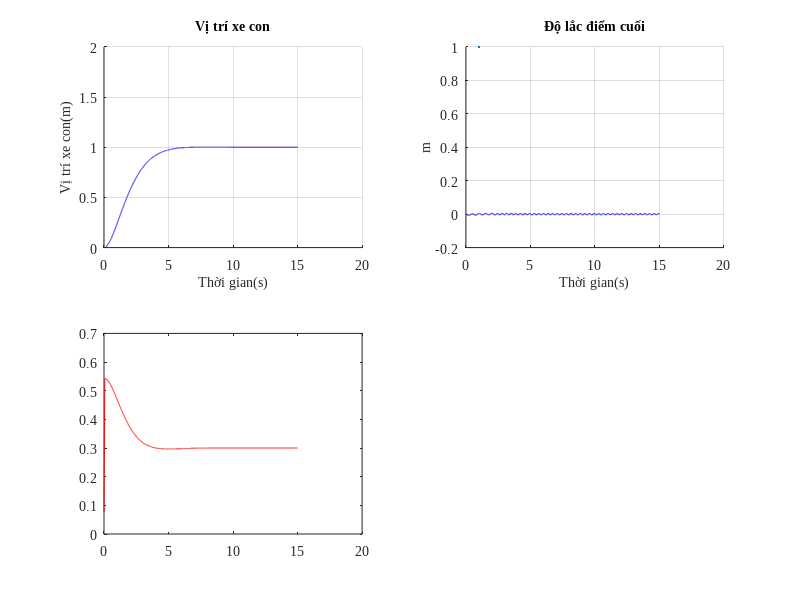

This figure's MATLAB source: (Note: this script raises an error after producing the figure.)
clc; clear; close all;
%%%%%%%%%%%%%%%%%%%%%%%%%%%%%%%%%%%%%%
pA=0.297; EI=0.754; g=9.81;
mw=13.1; mh=0.86; L = 0.63;
%%%%%%%%%%%%%%%%%%%%%%%%%%%%%%%%%%%%%%
% Chọn n,r, thời gian mô phỏng
tmax=15;
n=9;r=14000;
%%%%%%%%%%%%%%%%%%%%%%%%%%%%%%%%%%%%%%
% Chọn bộ điều khiển + SP 
% sp1=1;sp2=0.2;
sp1=1;sp2=0.3;
flag = 1;
w_change=0;
l_change=0;
%%%%%%%%%%%%%%%%%%%%%%%%%%%%%%%%%%%%%%
%%%%%%%%%%%%%%%%%%%%%%%%%%%%%%%%%%%%%%
% BIẾN CHO ĐIỀU KHIỂN BOUNDARY
d11=zeros(1,r+1);d21=zeros(1,r+1);d31=zeros(1,r+1);
dF1=zeros(1,r+1);a4=zeros(1,r+1);a1=zeros(1,r+1);
u1=zeros(1,r+1);a2=zeros(1,r+1);
v1=zeros(1,r+1);
U1=zeros(1,r+1);
% BIẾN CHO ĐIỀU KHIỂN INPUT CONS
p1=zeros(1,r);
Fc1=zeros(1,r);
%%%%%%%%%%%%%%%%%%%%%%%%%%%%%%%%%%%%%%

%%%%%%%%%%%%%%%%%%%%%%%%%%%%%%%%%%%%%%
dt=tmax/(r-1);
ds=L/(n-1); 
e=zeros(1,r);
F1=zeros(1,r);
h=zeros(1,r);h(1:3)=ds;
w3=zeros(1,r);
F2=zeros(1,r);
l=2; %% vị trí ban đầu của xe nâng
w=zeros(n,r);

mk=zeros(1,r);mk(:)=0.04;

L=zeros(1,r);L(:)=0.63;

z1=zeros(1,r);
ds=zeros(1,r);ds(:)=0.7/(n-1);
if w_change == 1 
mk(1:round(r/3))=0.04;
mk(round(r/3):round(2*r/3))=2;
mk(round(2*r/3):r)=5;
end 
if l_change == 1 
L= zeros(1,r);
L(1:round(r/3))=0.7;
ds(1:round(r/3))=0.7/n;
L(round(r/3):round(2*r/3))=0.8;
ds(round(r/3):round(2*r/3))=0.8/n;
L(round(2*r/3):r)=1;
ds(round(2*r/3):r)=1/n;
end
%%%%%%%%%%%%%%%%%%%%%%%%%%%%%%%%%%%%%%%%%%%%%%%%%%%%%%%%%%%%%%%%%%%%%%
%                       MÔ PHỎNG
for j =3:r-1
wsss0=(w(3,j)-2*w(2,j)+w(1,j))/(2*ds(j)^3);
 w(1,j+1)=(F1(j+1)-EI*wsss0)*(dt^2/mw)+2*w(1,j)-w(1,j-1);
 % w(1,j+1)=(F1(j+1)-EI*wsss0+2*sin(j*pi/4))*(dt^2/mw)+2*w(1,j)-w(1,j-1);

for i=3:n-2
S2=(-EI*dt^2)/(ds(j)^4*pA);
S21=(-EI*dt^2)/ds(j)^3*mh;
c=0.11;
C=-c*dt^2*(w(i,j)-w(i,j-1))/dt;
wssss=w(i+2,j)-4*w(i+1,j)+6*w(i,j)-4*w(i-1,j)+w(i-2,j);
ddtx3=(w3(j)-2*w3(j-1)+w3(j-2))/(dt^2);
dyx2=(w(l+1,j-1)-w(l-1,j-1))/2*ds(j);
h(j+1)=(F2(j+1)-mh*g-mh*ddtx3*dyx2)*dt^2/mh+2*h(j)-h(j-1);
if h(j+1)<ds(j)
    l=2;
    h(j+1)=ds(j);
end
if h(j+1)>L(j)-ds(j)
    l=n-1;
    h(j+1)=L(j)-ds(j);
end
if h(j+1)> ds(j) && h(j+1)<L(j+1)-ds(j)
    l= ceil(h(j+1)/ds(j));
end
if i == l && l > 2 
w(i,j+1) =S21*wssss+C+2*w(i,j)-w(i,j-1);
w3(j+1)=w(i,j+1)-w(1,j+1);
end
if i ~= l && l >2 
w(i,j+1)=S2*wssss+C+2*w(i,j)-w(i,j-1);
w3(j+1)=w(i,j+1)-w(1,j+1);
end
if l==2
w(i,j+1)=S2*wssss+C+2*w(i,j)-w(i,j-1);
w3(j+1)=0;
end
 S3=(EI*(dt^2))/(mk(j)*2*ds(j)^3);
 w(2,j+1)=w(1,j+1);
 wsssl=(-2*w(n,j)+3*w(n-1,j)-w(n-2,j));
 w(n,j+1)=2*w(n,j)-w(n,j-1)+S3*wsssl;
 w(n-1,j+1)=(w(n,j+1)+w(n-2,j+1))/2;
%%%%%%%%%%%%%%%%%%%%%%%%%%%%%%%%%%%%%%%%%%%%%%%%%%%%%%%%%%%%%%%%%%%%%%%%%%
%%%%%%%%%%%%%%%%%%%%%%%%%%%%%%%%%%%%%%%%%%%%%%%%%%%%%%%%%%%%%%%%%%%%%%%%%%
%%%%%%%%%%%%%%%%%%%%%%%%%%%%%%%%%%%%%%%%%%%%%%%%%%%%%%%%%%%%%%%%%%%%                              
%%%%%%%%%%%%%%%%%%%%%%%%%%%%%%%%%%%%%%%%%%%%%%%%%%%%%%%%%%%%%%%%%%%
% flag =0 = check 
% flag = 1 = robust -PD
% flag = 2 = barrier
if flag == 0
F1(1:r) = 10;
F2(1:r) = 9;
check2= zeros(1,r);
end
%%%%%%%%%%%%%%%%%%%%%%%%%%%%%%%%%%%%%%%%%%%%%%%%%%%%%%%%%%%%%%%%%%%%                              
if flag == 1 
%ROBUST-PD
%thông số robust - PD
k1=10;kx=20;kn=1.5;
%%%%%%%%%%%%%%%%%%%%%%%%%%%%%%%%%%%%%%%%%%%%%%%%%%%%%%%%%%%%%%%%%%%%%%  
% e(j+1)=(w(1,j+1)-w(1,j));
% de=(e(j+1)-e(j))/dt;
dx1=(w(1,j+1)-w(1,j))/dt;
F1(j+2)=-k1*(w(1,j+1)-sp1)-kx*dx1;
% if F1(j+2)>50
%     F1(j+2)=50;
% end
% if F1(j+2)<-5
%     F1(j+2)=-50;
% end
S2=(w(l+1,j+1)-2*w(l,j+1)+w(l-1,j+1))/(ds(j)^3);
dx2=(w(l+1,j+1)-w(l-1,j+1))/2*ds(j);
dtx2=(h(j+1)-h(j))/dt;
F2(j+2)=mh*g+EI*S2*dx2-(h(j+1)-sp2)-kn*dtx2;
end
%%%%%%%%%%%%%%%%%%%%%%%%%%%%%%%%%%%%%%%%%%%%%%%%%%%%%%%%%%%%%%%%%%%%                              
if flag == 2    
% barrier
% thông số 
k1=20;kmax=0.004;k2=0.01;k3=30;k0=10;kc=0.001;kn=1.5;
z=w(l,j+1);
%%%%%%%%%%%%%%%%%%%%%%%%%%%%%%%%%%%%%%%%%%%%%%%%%%%%%%%%%%%%%%%%%%%
dwl=(w(1,j+1)-w(1,j))/dt;
S1=kc/((kmax^2-z^2)*2.3)+k2;
F1(j+2)=-k1*(w(1,j+1)-sp1)-k3*dwl-S1*kmax*k0*dwl-S1*kmax;

S2=(w(l+1,j+1)-2*w(l,j+1)+w(l-1,j+1))/(ds(j)^3);
dx2=(w(l+1,j+1)-w(l-1,j+1))/2*ds(j);
dtx2=(h(j+1)-h(j))/dt;
F2(j+2)=mh*g+EI*S2*dx2-(h(j+1)-sp2)-kn*dtx2;

end
if flag == 3
% PD 
% thông số
ki1 = 1; kd1 = 10 ;
ki2 = 0; kd2 = 0;
e(j+1)=(sp1-w(1,j+1));
de=(e(j+1)-e(j))/dt;
F1(j+2)= ki1*(sp1-w(1,j+1)) + kd1*de;


end
if flag ==4
 % thong so 
 a1=1;k1=25;k2=15;kn=1.5;

 % disturbance observer
dwl=(w(1,j+1)-w(1,j))/dt;
dz1=-a1*(F1(j+1)-EI*wsss0)-a1*(z1(j+1)+a1*mw*dwl);
z1(j+2)=dz1*dt+z1(j+1);
d1e = z1(j+2)+a1*mw*dwl;
F1(j+2)=-k1*dwl-d1e-k2*(w(1,j+1)-sp1);

S2=(w(l+1,j+1)-2*w(l,j+1)+w(l-1,j+1))/(ds(j)^3);
dx2=(w(l+1,j+1)-w(l-1,j+1))/2*ds(j);
dtx2=(h(j+1)-h(j))/dt;
F2(j+2)=mh*g+EI*S2*dx2-(h(j+1)-sp2)-kn*dtx2;

end
% if flag == 5
% %%%%%%%%%%%%%%%%%%%%%%%%%%%%%%%%%%%%%%%%%%
% um=1;vm=25;beta=1;
% c1=1;c7=4;c4=1;
% %%%%%%%%%%%%%%%%%%%%%%%%%%%%%%%%%%%%%%%%%%
% %%%%%%%%%%%%%%%%%%%%%%%%%%%%%%%%%%%%%%%%%%
% dwl=(w(n,j+1)-w(n,j))/dt;
% d11(j+1)=dwl+beta*L(j+1)*(w(n,j+1)-w(n-1,j+1))/ds(j+1);
% dsdt=(w(n,j+1)-w(n-1,j+1)-w(n,j)+w(n-1,j))/(ds(j+1)*dt);
% a1(j+1)=-mw*beta*L(j+1)*dsdt-2*c1*dwl;
% da1=(a1(j+1)-a1(j))/dt;
% d21(j+1)=F1(j+1)-a1(j+1);
% a4(j+1)=-1/mw*d11(j+1)-1/mw*c4*d21(j+1)*da1;
% d31(j+1)=dF1(j+1)-a4(j+1);
% da4=(a4(j+1)-a4(j))/dt;
% U1(j+2)=-1/mw*c7*d31(j+1)-d21(j+1)+da4;
% dv1= (1/(cosh(v1(j+1)/vm))^2)*U1(j+2);
% v1(j+2)=dt*dv1+v1(j+1);
% dF1(j+2)= vm*tanh(v1(j+2)/vm);
% % F1(j+2)=dF1(j+2)*dt+F1(j+1);
% du1=(1/(cosh(u1(j+1)/vm))^2)*dF1(j+2);
% u1(j+2)=du1*dt+u1(j+1);
% F1(j+2)=um*tanh(u1(j+2)/um);
% end
if flag ==5 
um=15;vm=60;
c1=10;c3=13;c2=40;k1=0.12;kn=1.5;
%%%%%%%%%%%%%%%%%%%%%%%%%%%%%%%%%%%%%%%%%%
%%%%%%%%%%%%%%%%%%%%%%%%%%%%%%%%%%%%%%%%%%
dw1=(w(1,j+1)-w(1,j))/dt;
wsss=(w(3,j+1)-3*w(2,j+1)+2*w(1,j+1))/ds(j+1)^3;

e(j+1)=(sp1-w(1,j+1));
de=(e(j+1)-e(j))/dt;

a1(j+1)=-c1*dw1+1/2*EI*wsss+1/2*k1*e(j+1);
d11=dw1;
d21=F1(j+1)-a1(j+1);
a2(j+1)=-2*(1/mw)*d11-(1/mw)*c2*d21+(a1(j+1)-a1(j))/dt;
d31(j+1)=dF1(j+1)-a2(j+1);
da2=(a2(j+1)-a2(j))/dt;
U1(j+2)=(-1/mw)*c3*d31(j+1)-d21+da2;
dv1= (1/(cosh(v1(j+1)/vm))^2)*U1(j+2);
v1(j+2)=dt*dv1+v1(j+1);
dF1(j+2)= vm*tanh(v1(j+2)/vm);
du1=(1/(cosh(u1(j+1)/vm))^2)*dF1(j+2);
u1(j+2)=du1*dt+u1(j+1);
F1(j+2)=um*tanh(u1(j+2)/um);

S2=(w(l+1,j+1)-2*w(l,j+1)+w(l-1,j+1))/(ds(j)^3);
dx2=(w(l+1,j+1)-w(l-1,j+1))/2*ds(j);
dtx2=(h(j+1)-h(j))/dt;
F2(j+2)=mh*g+EI*S2*dx2-(h(j+1)-sp2)-kn*dtx2;
end

if flag == 6 
    
    %% thong so 
    kmax=0.01;
    g1=0.1;
    k1=1;
    c1=1;
    k11=1;
    k2=1;
    %%%%%%%%%%%%%%%%%%%%%%%%%%%%%%%%%%%%%%%%%%%%%%%%%%%%%%%%%%%%%%%%%%%%%%%%
    %%%%%%%%%%%%%%%%%%%%%%%%%%%%%%%%%%%%%%%%%%%%%%%%%%%%%%%%%%%%%%%%%%%%%%%%%%%%%%%%%%%%        
        wsss0=(w(3,j)-3*w(2,j)+2*w(1,j));
        wsssl=(-2*w(n,j)+3*w(n-1,j)-w(n-2,j));
        dw1=(w(1,j+1)-w(1,j))/dt;
        z(j+1)=w(n,j+1)-w(1,j+1);
        a = log((2 * kmax^2) / (kmax^2 - z(j+1)^2))/log(2.71);
        dz=(z(j+1)-z(j))/dt;
        s1=EI*wsss0/ds(j)^3;
      v1(j+2)=-k1*dz-s1-k11*dz/a-mw*dz/a*z(j+1)*dz/(kmax^2-z(j+1)^2)-(k2*(w(1,j)-sp1))/(a)-mw*EI*wsssl/(ds(j)^3*mk(j)*a)  ;
       %v1(j+2)=-k1*dz-s1-k11*dz/a-mw*dz/a*z(j+1)*dz/(kmax^2-z(j+1)^2);
        %%%% uoc luong sai so
        p1(j+2)=(g1*dz*v1(j+2)*a-p1(j+1))*dt+p1(j+1);
        Fc1(j+2)=p1(j+2)*v1(j+2);
        F1(j+2)=c1*Fc1(j+2);
end
end
end

set(0, 'DefaultAxesFontName', 'Times New Roman'); % Phông chữ cho trục
set(0, 'DefaultTextFontName', 'Times New Roman'); % Phông chữ cho văn bản
set(0, 'DefaultAxesFontSize', 10); % Kích thước chữ cho trục
set(0, 'DefaultTextFontSize', 10); % Kích thước chữ cho văn bản

x=0:dt:tmax;
y=0:ds:L;
figure(1)
subplot(2,2,1)
grid on 
hold on
plot(x,w(1,:),'b',LineWidth=2.5);
xlabel('Thời gian(s)')
ylim([0 2])
ylabel('Vị trí xe con(m)')
title('Vị trí xe con')
subplot(2,2,2)
hold on 
grid on
dolac=zeros(1,r);
for j=1:r
dolac(j)=w(n,j)-w(1,j);
end
plot(x,dolac,'b',LineWidth=1);
title('Độ lắc điểm cuối');
xlabel('Thời gian(s)');
ylabel('m');
subplot(2,2,3)
plot(x,h,'r');
title('Vị trí xe nâng',LineWidth=1);
xlabel('Thời gian(s)');
ylabel('m');
title('Vị trí xe nâng');
grid on
subplot(2,2,4)
grid on
plot(x,w3,LineWidth=1)
title('Độ lắc xe nâng');
xlabel('Thời gian(s)');
ylabel('m');
figure(2)
subplot(1,2,1)
plot(x,F1(1:r),LineWidth=1);
title('F1')
grid on
check=dolac-w3;
 subplot(1,2,2)
plot(x,F2(1:r),LineWidth=1);
title('F2');
grid on

% figure(3)
 
% hold on
% grid on
% plot(x,mk,Linewidth=1);
% title("Khối lượng xe")
% figure(4)
% plot(x,L,Linewidth=1);
% title("Chiều dài của thang")

